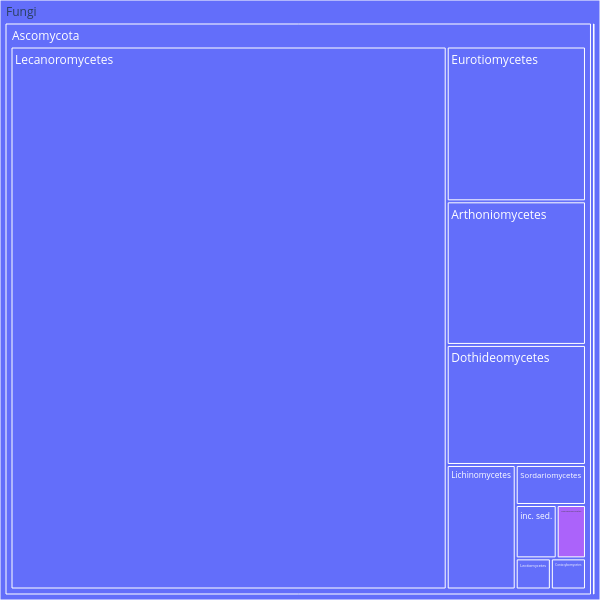

Notebook source saved alongside this figure:
### Code cell
fig = px.treemap(
    df_taxonomy,
    path=['kingdom', 'phylum', 'class', 'order', 'family', 'genus'],
    maxdepth=3,
    color='family'
)
fig.update_layout(margin=dict(t=0, l=0, r=0, b=0))
fig.update_layout(width=600, height=600)
fig.show()

### Figure 1 — Plotly figure (JSON) as saved in the notebook; plotly's stock layout.template omitted (floating-point values rounded to 4 significant figures; data arrays with more than 128 entries replaced by an {"elided": "..."} marker saying what was removed)
{"data": [{"branchvalues": "total", "customdata": {"elided": "706x1 str values"}, "domain": {"x": [0, 1], "y": [0, 1]}, "hovertemplate": "labels=%{label}<br>count=%{value}<br>parent=%{parent}<br>id=%{id}<br>family=%{customdata[0]}<extra></extra>", "ids": {"elided": "706 str values"}, "labels": {"elided": "706 str values"}, "marker": {"colors": {"elided": "706 str values"}}, "maxdepth": 3, "name": "", "parents": {"elided": "706 str values"}, "type": "treemap", "values": {"elided": "706 int values"}}], "layout": {"height": 600, "legend": {"tracegroupgap": 0}, "margin": {"b": 0, "l": 0, "r": 0, "t": 0}, "width": 600}}
